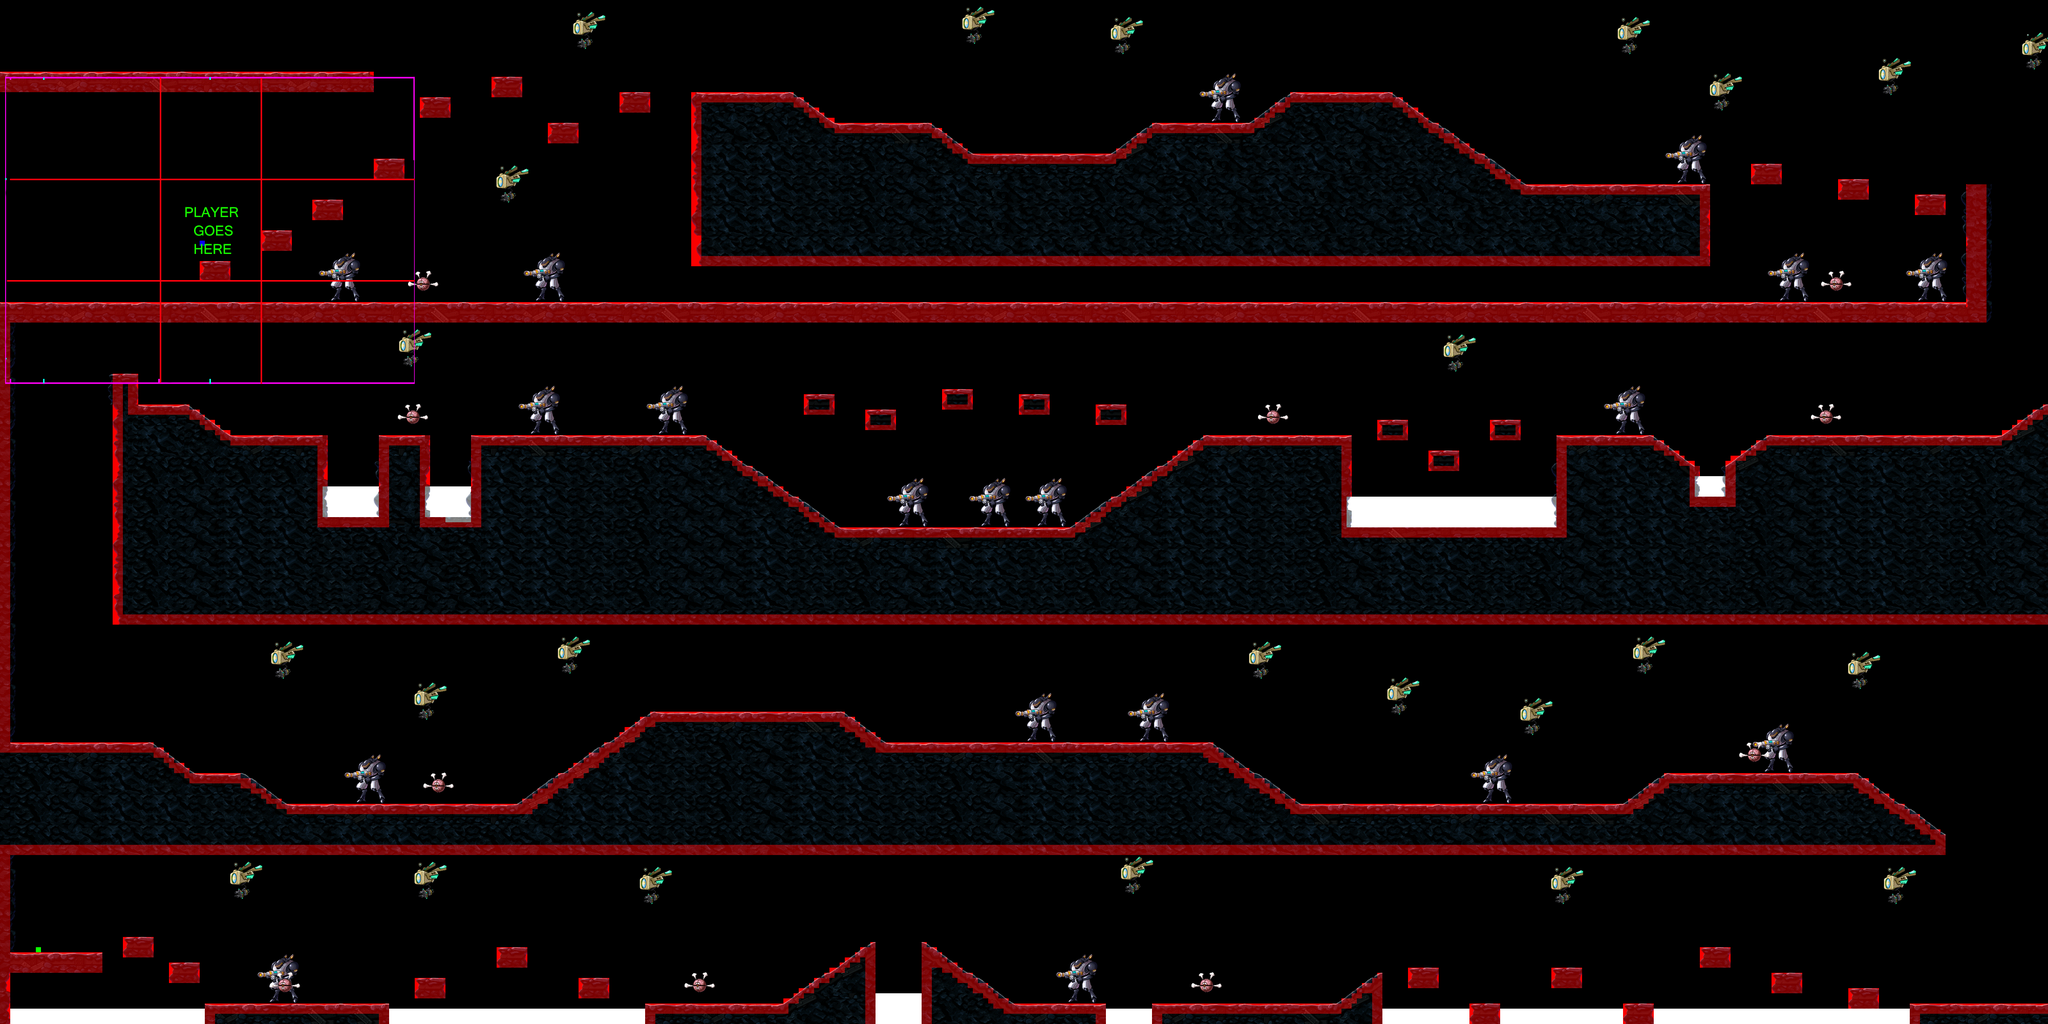

Below is a game level as drawn by its tile map, then a one-line description and the .tmx that defines it (tile-layer data replaced by summaries):
An orthogonal 400x200 tile map with 10x10 px tiles, 9 tile layers (Collision, Death, SpawnPlayer, SpawnEnemySoldier, ...), 25 tilesets.

<map version="1.0" orientation="orthogonal" width="400" height="200" tilewidth="10" tileheight="10">
 <tileset firstgid="1" name="deathCollision" tilewidth="10" tileheight="10">
  <image source="deathCollision.png" width="10" height="10" />
  <tile id="0">
   <properties>
    <property name="death" value="true" />
   </properties>
  </tile>
 </tileset>
 <tileset firstgid="2" name="RockBackground5" tilewidth="10" tileheight="10">
  <image source="rock/rock/bsc_5.png" width="90" height="60" />
 </tileset>
 <tileset firstgid="56" name="bsc_4" tilewidth="10" tileheight="10">
  <image source="rock/rock/bsc_4.png" width="90" height="60" />
 </tileset>
 <tileset firstgid="110" name="bsc_3" tilewidth="10" tileheight="10">
  <image source="rock/rock/bsc_3.png" width="90" height="60" />
 </tileset>
 <tileset firstgid="164" name="bsc_2" tilewidth="10" tileheight="10">
  <image source="rock/rock/bsc_2.png" width="90" height="60" />
 </tileset>
 <tileset firstgid="218" name="bsc_1" tilewidth="10" tileheight="10">
  <image source="rock/rock/bsc_1.png" width="90" height="60" />
 </tileset>
 <tileset firstgid="272" name="edU_0" tilewidth="10" tileheight="10">
  <image source="rock/rock/edU_0.png" width="66" height="46" />
 </tileset>
 <tileset firstgid="296" name="enV1_1" tilewidth="10" tileheight="10">
  <image source="rock/rock/enV1_1.png" width="34" height="60" />
 </tileset>
 <tileset firstgid="314" name="enV1_0" tilewidth="10" tileheight="10">
  <image source="rock/rock/enV1_0.png" width="34" height="60" />
 </tileset>
 <tileset firstgid="332" name="enV0_1" tilewidth="10" tileheight="10">
  <image source="rock/rock/enV0_1.png" width="38" height="60" />
 </tileset>
 <tileset firstgid="350" name="enV0_0" tilewidth="10" tileheight="10">
  <image source="rock/rock/enV0_0.png" width="38" height="60" />
 </tileset>
 <tileset firstgid="368" name="slRU_0" tilewidth="10" tileheight="10">
  <image source="rock/rock/slRU_0.png" width="90" height="106" />
 </tileset>
 <tileset firstgid="458" name="slLU_0" tilewidth="10" tileheight="10">
  <image source="rock/rock/slLU_0.png" width="90" height="106" />
 </tileset>
 <tileset firstgid="548" name="enH0_4" tilewidth="10" tileheight="10">
  <image source="rock/rock/enH0_4.png" width="90" height="47" />
 </tileset>
 <tileset firstgid="584" name="enH0_3" tilewidth="10" tileheight="10">
  <image source="rock/rock/enH0_3.png" width="90" height="47" />
 </tileset>
 <tileset firstgid="620" name="enH0_2" tilewidth="10" tileheight="10">
  <image source="rock/rock/enH0_2.png" width="90" height="47" />
 </tileset>
 <tileset firstgid="656" name="enH0_1" tilewidth="10" tileheight="10">
  <image source="rock/rock/enH0_1.png" width="90" height="47" />
 </tileset>
 <tileset firstgid="692" name="enH0_0" tilewidth="10" tileheight="10">
  <image source="rock/rock/enH0_0.png" width="90" height="47" />
 </tileset>
 <tileset firstgid="728" name="droidRef" tilewidth="76" tileheight="81">
  <image source="droidRef.png" width="76" height="81" />
  <tile id="0">
   <properties>
    <property name="spawn" value="true" />
   </properties>
  </tile>
 </tileset>
 <tileset firstgid="729" name="sentRef" tilewidth="98" tileheight="69">
  <image source="sentRef.png" width="98" height="69" />
  <tile id="0">
   <properties>
    <property name="spawn" value="true" />
   </properties>
  </tile>
 </tileset>
 <tileset firstgid="730" name="solRef" tilewidth="178" tileheight="100">
  <image source="solRef.png" width="178" height="100" />
  <tile id="0">
   <properties>
    <property name="spawn" value="true" />
   </properties>
  </tile>
 </tileset>
 <tileset firstgid="731" name="SpawnPlayer" tilewidth="10" tileheight="10">
  <image source="SpawnPlayer.png" width="10" height="10" />
  <tile id="0">
   <properties>
    <property name="spawn" value="true" />
   </properties>
  </tile>
 </tileset>
 <tileset firstgid="732" name="camera" tilewidth="800" tileheight="600">
  <image source="camera.png" width="800" height="600" />
  <tile id="0">
   <properties>
    <property name="camera" value="true" />
   </properties>
  </tile>
 </tileset>
 <tileset firstgid="733" name="Portal" tilewidth="10" tileheight="10">
  <image source="Portal.png" width="10" height="10" />
  <tile id="0">
   <properties>
    <property name="portal" value="true" />
   </properties>
  </tile>
 </tileset>
 <tileset firstgid="734" name="Collision" tilewidth="10" tileheight="10">
  <image source="Collision.png" width="10" height="10" />
  <tile id="0">
   <properties>
    <property name="blocked" value="true" />
   </properties>
  </tile>
 </tileset>
 <layer name="Collision" width="400" height="200">
  <data>[80000 cells, 7694 non-empty, 1 distinct tile ids]</data>
 </layer>
 <layer name="Death" width="400" height="200">
  <data>[80000 cells, 1013 non-empty, 1 distinct tile ids]</data>
 </layer>
 <layer name="SpawnPlayer" width="400" height="200">
  <data>[80000 cells, 1 non-empty, 1 distinct tile ids]</data>
 </layer>
 <layer name="SpawnEnemySoldier" width="400" height="200">
  <data>[80000 cells, 19 non-empty, 1 distinct tile ids]</data>
 </layer>
 <layer name="SpawnEnemySentinel" width="400" height="200">
  <data>[80000 cells, 10 non-empty, 1 distinct tile ids]</data>
 </layer>
 <layer name="SpawnEnemyDroid" width="400" height="200">
  <data>[80000 cells, 24 non-empty, 1 distinct tile ids]</data>
 </layer>
 <layer name="Platform" width="400" height="200" opacity="0.51">
  <data>[80000 cells, 28359 non-empty, 726 distinct tile ids]</data>
 </layer>
 <layer name="Portal" width="400" height="200">
  <data>[80000 cells, 1 non-empty, 1 distinct tile ids]</data>
 </layer>
 <layer name="Camera" width="400" height="200">
  <data>[80000 cells, 1 non-empty, 1 distinct tile ids]</data>
 </layer>
</map>
